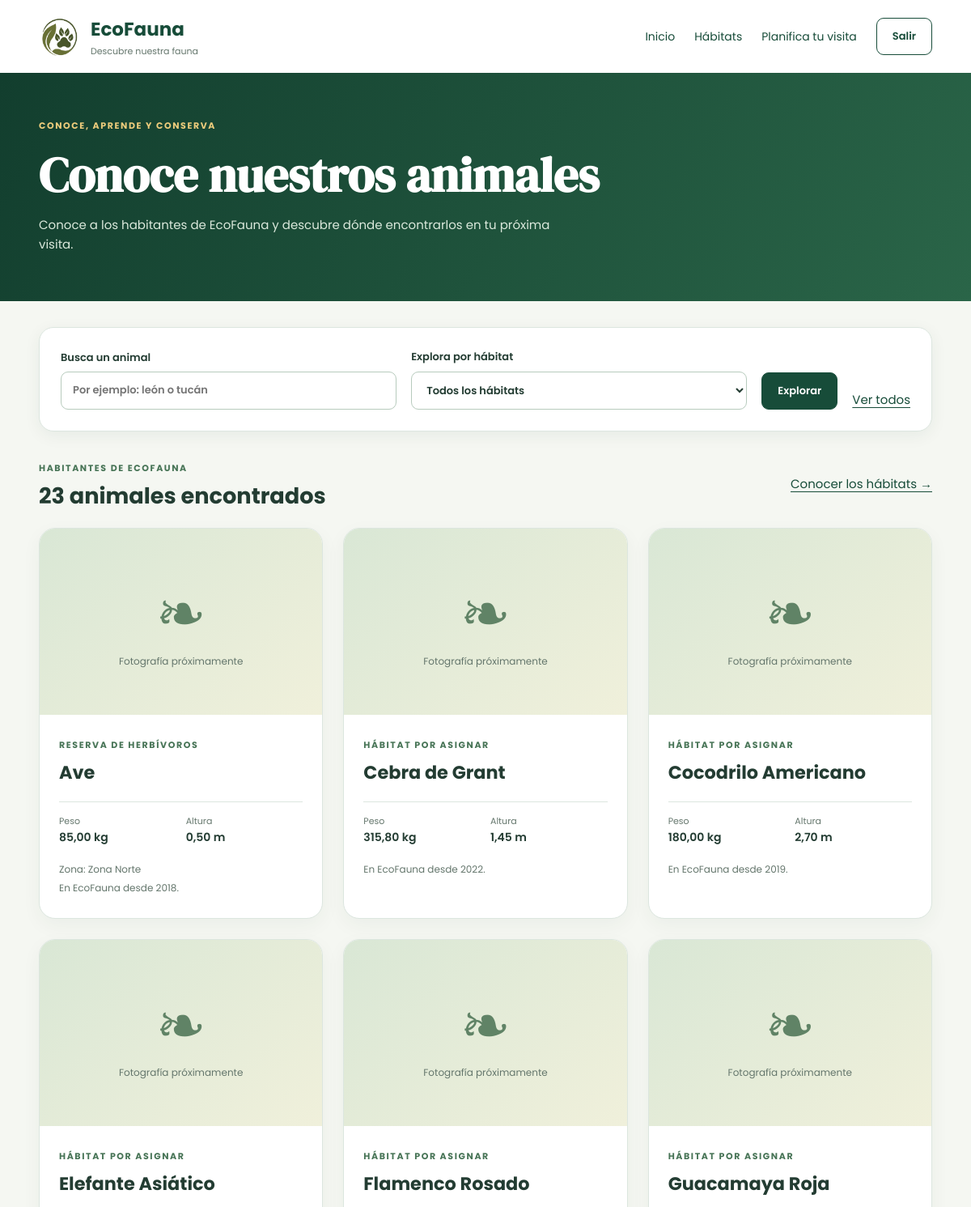
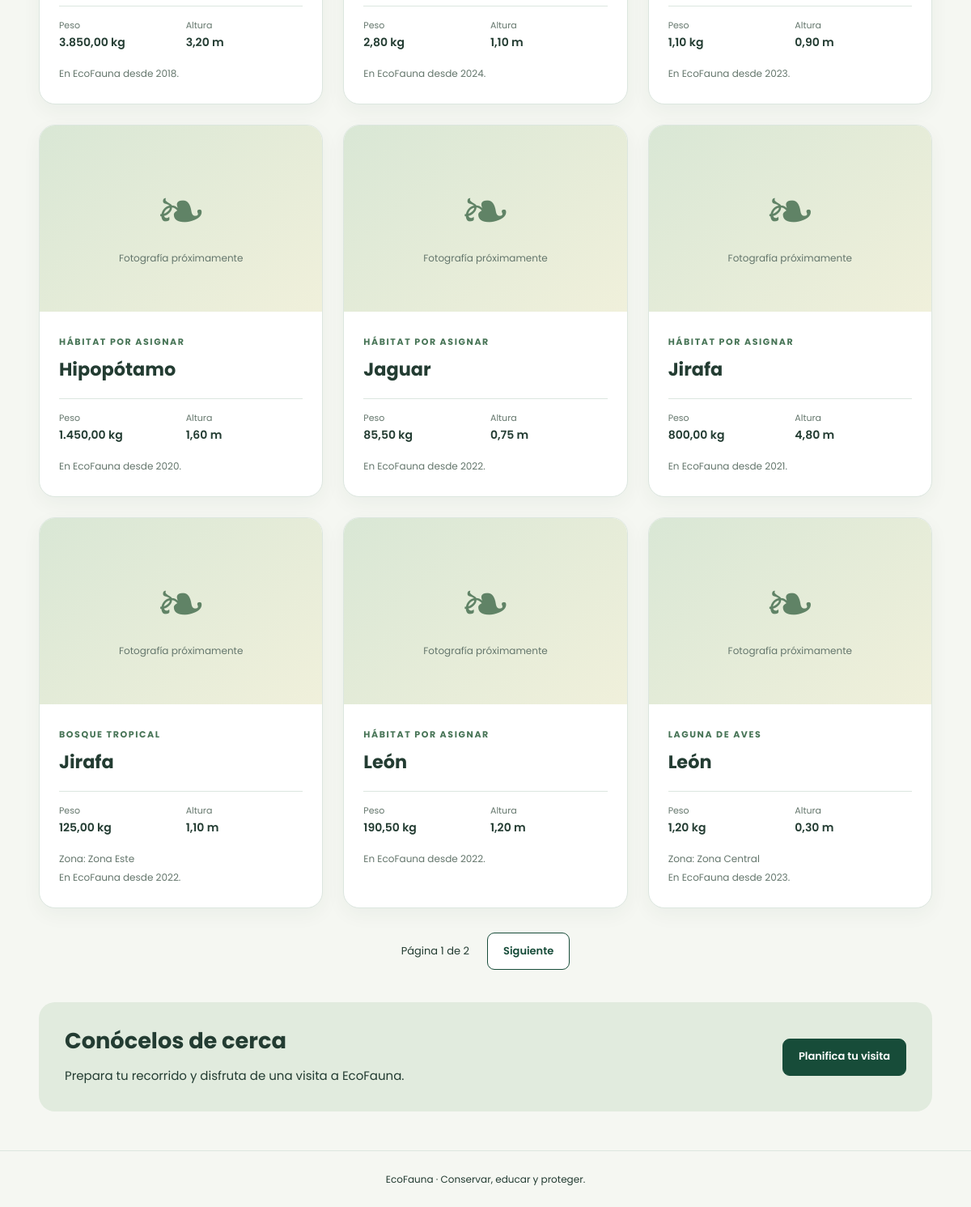
Page /animales.php (signed in) on the committed database (2 pictures, top to bottom).
### tables this page shows
CREATE TABLE animal (
    id_animal INT AUTO_INCREMENT PRIMARY KEY,
    codigo_animal VARCHAR(20) NOT NULL UNIQUE,
    nombre_animal VARCHAR(100) NOT NULL,
    fecha_nacimiento DATE NOT NULL,
    fecha_entrada DATE NOT NULL,
    peso DECIMAL(10,2) NOT NULL,
    altura DECIMAL(5,2) NOT NULL,
    foto LONGBLOB NULL,
    id_habitat INT NULL,

    CONSTRAINT fk_animal_habitat
        FOREIGN KEY (id_habitat)
        REFERENCES habitat(id_habitat)
        ON UPDATE CASCADE
        ON DELETE SET NULL

);

CREATE TABLE habitat (
    id_habitat INT AUTO_INCREMENT PRIMARY KEY,
    nombre VARCHAR(150) NOT NULL,
    tipo_habitat VARCHAR(100) NOT NULL,
    zona VARCHAR(100) NOT NULL,
    area_m2 DECIMAL(10,2) NOT NULL,
    capacidad_animales INT NOT NULL,
    descripcion TEXT NOT NULL,
    caracteristicas TEXT NULL,
    foto VARCHAR(255) NULL,
    icono VARCHAR(100) DEFAULT 'bi-tree-fill',
    estado ENUM('Activo', 'Inactivo') NOT NULL DEFAULT 'Activo',
    fecha_registro DATETIME NOT NULL DEFAULT CURRENT_TIMESTAMP,
    fecha_actualizacion DATETIME NOT NULL DEFAULT CURRENT_TIMESTAMP
        ON UPDATE CURRENT_TIMESTAMP
);

### public/index.php (called while the page is built, shortened)
<?php
$base = rtrim(str_replace('\\', '/', dirname($_SERVER['SCRIPT_NAME'] ?? '/index.php')), '/.');
$solicitud = rawurldecode(parse_url($_SERVER['REQUEST_URI'] ?? '/', PHP_URL_PATH) ?: '/');
$ruta = ltrim(substr($solicitud, strlen($base)), '/');
$ruta = $ruta === '' ? 'index.php' : $ruta;
$rutas = require dirname(__DIR__) . '/config/rutas.php';
require dirname(__DIR__) . '/' . $rutas[$ruta];

### app/modulos/animales/funciones.php (called while the page is built, shortened)
<?php
function escaparAnimal(mixed $valor): string
{
    return htmlspecialchars((string) $valor, ENT_QUOTES, 'UTF-8');
}
function consultaAnimal(mysqli $conexion, string $sql, string $tipos = '', array $parametros = []): mysqli_stmt
{
    $stmt = mysqli_prepare($conexion, $sql);
    if ($tipos !== '') {
        mysqli_stmt_bind_param($stmt, $tipos, ...$parametros);
    }
    if (!mysqli_stmt_execute($stmt)) {
        throw new RuntimeException('No se pudo ejecutar la consulta.');
    }
    return $stmt;
}
function listarAnimales(mysqli $conexion, string $busqueda, int $habitat, int $pagina): array
{
    $filtro = '%' . $busqueda . '%';
    $where = ' WHERE (a.nombre_animal LIKE ? OR a.codigo_animal LIKE ?) AND (? = 0 OR a.id_habitat = ?)';
    $stmt = consultaAnimal($conexion, 'SELECT COUNT(*) AS total FROM animal a' . $where, 'ssii', [$filtro, $filtro, $habitat, $habitat]);
    $total = (int) mysqli_fetch_assoc(mysqli_stmt_get_result($stmt))['total'];
    $paginas = max(1, (int) ceil($total / 12));
    $pagina = min(max(1, $pagina), $paginas);
    $stmt = consultaAnimal($conexion, 'SELECT a.id_animal, a.codigo_animal, a.nombre_animal, a.fecha_nacimiento, a.fecha_entrada, a.peso, a.altura, a.id_habitat, (a.foto IS NOT NULL AND OCTET_LENGTH(a.foto) > 0) AS tiene_foto, h.nombre AS habitat, h.zona FROM animal a LEFT JOIN habitat h ON h.id_habitat = a.id_habitat' . $where . ' ORDER BY a.nombre_animal, a.id_animal LIMIT 12 OFFSET ?', 'ssiii', [$filtro, $filtro, $habitat, $habitat, ($pagina - 1) * 12]);
    $animales = mysqli_fetch_all(mysqli_stmt_get_result($stmt), MYSQLI_ASSOC);
    return compact('animales', 'total', 'paginas', 'pagina');
}

### app/modulos/animales/catalogo.php (the view, shortened to what this page needs)
<?php
require_once __DIR__ . '/../../../config/database.php';
require_once __DIR__ . '/funciones.php';
$busqueda = is_string($_GET['buscar'] ?? null) ? mb_substr(trim($_GET['buscar']), 0, 100) : '';
$habitatFiltro = max(0, (int) (filter_var($_GET['habitat'] ?? 0, FILTER_VALIDATE_INT) ?: 0));
$pagina = max(1, (int) (filter_var($_GET['pagina'] ?? 1, FILTER_VALIDATE_INT) ?: 1));
$lista = ['animales' => [], 'total' => 0, 'pagina' => 1, 'paginas' => 1];
try {
    $lista = listarAnimales($conexion, $busqueda, $habitatFiltro, $pagina);
} catch (Throwable $excepcion) {
    error_log('Catálogo de animales: ' . $excepcion->getMessage());
    $error = 'No fue posible cargar el catálogo. Inténtalo nuevamente.';
}
require __DIR__ . '/encabezado.php';
?>
<form class="filtros panel" method="get" action="animales.php"><label>Busca un animal<input type="search" name="buscar" maxlength="100" placeholder="Por ejemplo: león o tucán" value="<?= escaparAnimal($busqueda) ?>"></label><label>Explora por hábitat<select name="habitat"><option value="0">Todos los hábitats</option></select></label><button class="boton" type="submit">Explorar</button><a href="animales.php">Ver todos</a></form>
<div class="encabezado-lista"><div><span class="etiqueta verde">Habitantes de EcoFauna</span><h2><?= $lista['total'] ?> <?= $lista['total'] === 1 ? 'animal encontrado' : 'animales encontrados' ?></h2></div><a href="habitats.php">Conocer los hábitats →</a></div>
<div class="catalogo">
<?php foreach ($lista['animales'] as $a): ?>
<article class="animal-tarjeta">
<?php if ($a['tiene_foto']): ?><img class="animal-foto" loading="lazy" src="animales/foto.php?id=<?= (int) $a['id_animal'] ?>" alt="<?= escaparAnimal($a['nombre_animal']) ?>"><?php else: ?><div class="sin-foto"><span aria-hidden="true">❧</span><small>Fotografía próximamente</small></div><?php endif; ?>
<div class="animal-info"><span class="etiqueta verde"><?= escaparAnimal($a['habitat'] ?? 'Hábitat por asignar') ?></span><h3><?= escaparAnimal($a['nombre_animal']) ?></h3>
<dl><div><dt>Peso</dt><dd><?= escaparAnimal(number_format((float) $a['peso'], 2, ',', '.')) ?> kg</dd></div><div><dt>Altura</dt><dd><?= escaparAnimal(number_format((float) $a['altura'], 2, ',', '.')) ?> m</dd></div></dl>
<?php if ($a['zona']): ?><p class="suave">Zona: <?= escaparAnimal($a['zona']) ?></p><?php endif; ?>
<p class="suave">En EcoFauna desde <?= escaparAnimal(date('Y', strtotime($a['fecha_entrada']))) ?>.</p></div>
</article>
<?php endforeach; ?>
</div>
<?php $rutaPagina = 'animales.php'; require __DIR__ . '/paginacion.php'; ?>
<section class="visita"><div><h2>Conócelos de cerca</h2><p>Prepara tu recorrido y disfruta de una visita a EcoFauna.</p></div><a class="boton" href="comprar_boletos.php">Planifica tu visita</a></section>
<?php require __DIR__ . '/pie.php'; ?>

### public/assets/css/animales.css (style rules this page uses)
:root { --verde:#174c39;--verde-claro:#e8f1e9;--tinta:#233c32;--suave:#64766c;--borde:#dce6df;--fondo:#f5f7f2;--oro:#edcc7c }
* { box-sizing:border-box }
body { margin:0;background:var(--fondo);color:var(--tinta);font:15px/1.6 Poppins,Arial,sans-serif }
a { color:var(--verde);text-underline-offset:4px }
h1,h2,h3,p { margin-top:0 }
h1,h2,h3 { line-height:1.2 }
h2 { font-size:1.7rem;margin-bottom:14px }
h3 { font-size:1.4rem }
.etiqueta { font-size:11px;font-weight:700;text-transform:uppercase;letter-spacing:1.6px;color:var(--oro) }
.verde { color:#477456 }
.panel { background:white;border:1px solid var(--borde);border-radius:18px;padding:26px;margin-bottom:24px;box-shadow:0 5px 20px #163c2810 }
.filtros { display:flex;gap:18px;align-items:flex-end;flex-wrap:wrap }
.filtros label { flex:1;min-width:180px }
label { display:flex;flex-direction:column;gap:7px;font-size:13px;font-weight:600 }
input,select { width:100%;padding:12px 14px;border:1px solid #b7cbbd;border-radius:9px;font:inherit;background:white;color:var(--tinta);min-height:46px }
small,.suave { color:var(--suave);font-size:12px;font-weight:400 }
.boton { display:inline-flex;align-items:center;justify-content:center;border:1px solid var(--verde);border-radius:9px;background:var(--verde);color:white;padding:11px 19px;font:600 13px/1.6 Poppins,Arial,sans-serif;text-decoration:none;cursor:pointer;min-height:46px }
.encabezado-lista { display:flex;align-items:center;justify-content:space-between;gap:20px;margin:32px 0 22px }
.encabezado-lista h2 { margin:8px 0 0 }
.catalogo { display:grid;grid-template-columns:repeat(3,minmax(0,1fr));gap:25px }
.animal-tarjeta { background:white;border:1px solid var(--borde);border-radius:20px;overflow:hidden;box-shadow:0 8px 25px #163c280c }
.animal-foto,.sin-foto { width:100%;height:230px;object-fit:cover }
.sin-foto { background:linear-gradient(140deg,#d9e7d5,#f0f0db);display:flex;flex-direction:column;align-items:center;justify-content:center;color:#608366 }
.sin-foto>span { font-size:75px;line-height:1.3 }
.animal-info { padding:24px }
.animal-info h3 { margin:10px 0 22px }
.animal-info dl { display:grid;grid-template-columns:1fr 1fr;gap:12px;margin:0 0 18px;padding-top:15px;border-top:1px solid var(--borde) }
dt { font-size:11px;color:var(--suave) }
dd { margin:0;font-weight:600;font-size:14px }
.animal-info p { margin-bottom:4px }
.visita { background:#e1ebde;border-radius:20px;padding:32px;display:flex;justify-content:space-between;align-items:center;gap:24px;margin-top:40px }
.visita p { margin-bottom:0 }

### rows in the picture
animal: id_habitat.nombre "RESERVA DE HERBÍVOROS", nombre_animal "Ave", peso "85,00", altura "0,50", id_habitat.zona "Zona Norte", fecha_entrada "2018"
animal: habitat "HÁBITAT POR ASIGNAR", nombre_animal "Cebra de Grant", peso "315,80", altura "1,45", fecha_entrada "2022"
animal: habitat "HÁBITAT POR ASIGNAR", nombre_animal "Cocodrilo Americano", peso "180,00", altura "2,70", fecha_entrada "2019"
animal: habitat "HÁBITAT POR ASIGNAR", nombre_animal "Elefante Asiático", peso "3.850,00", altura "3,20", fecha_entrada "2018"
animal: habitat "HÁBITAT POR ASIGNAR", nombre_animal "Flamenco Rosado", peso "2,80", altura "1,10", fecha_entrada "2024"
animal: habitat "HÁBITAT POR ASIGNAR", nombre_animal "Guacamaya Roja", peso "1,10", altura "0,90", fecha_entrada "2023"
animal: habitat "HÁBITAT POR ASIGNAR", nombre_animal "Hipopótamo", peso "1.450,00", altura "1,60", fecha_entrada "2020"
animal: habitat "HÁBITAT POR ASIGNAR", nombre_animal "Jaguar", peso "85,50", altura "0,75", fecha_entrada "2022"
animal: habitat "HÁBITAT POR ASIGNAR", nombre_animal "Jirafa", peso "800,00", altura "4,80", fecha_entrada "2021"
animal: id_habitat.nombre "BOSQUE TROPICAL", nombre_animal "Jirafa", peso "125,00", altura "1,10", id_habitat.zona "Zona Este", fecha_entrada "2022"
animal: habitat "HÁBITAT POR ASIGNAR", nombre_animal "León", peso "190,50", altura "1,20", fecha_entrada "2022"
animal: id_habitat.nombre "LAGUNA DE AVES", nombre_animal "León", peso "1,20", altura "0,30", id_habitat.zona "Zona Central", fecha_entrada "2023"

### other values in the picture
escaparAnimal($titulo) "Conoce nuestros animales"
$lista['total'] "23"
$lista['pagina'] "1"
$lista['paginas'] "2"
